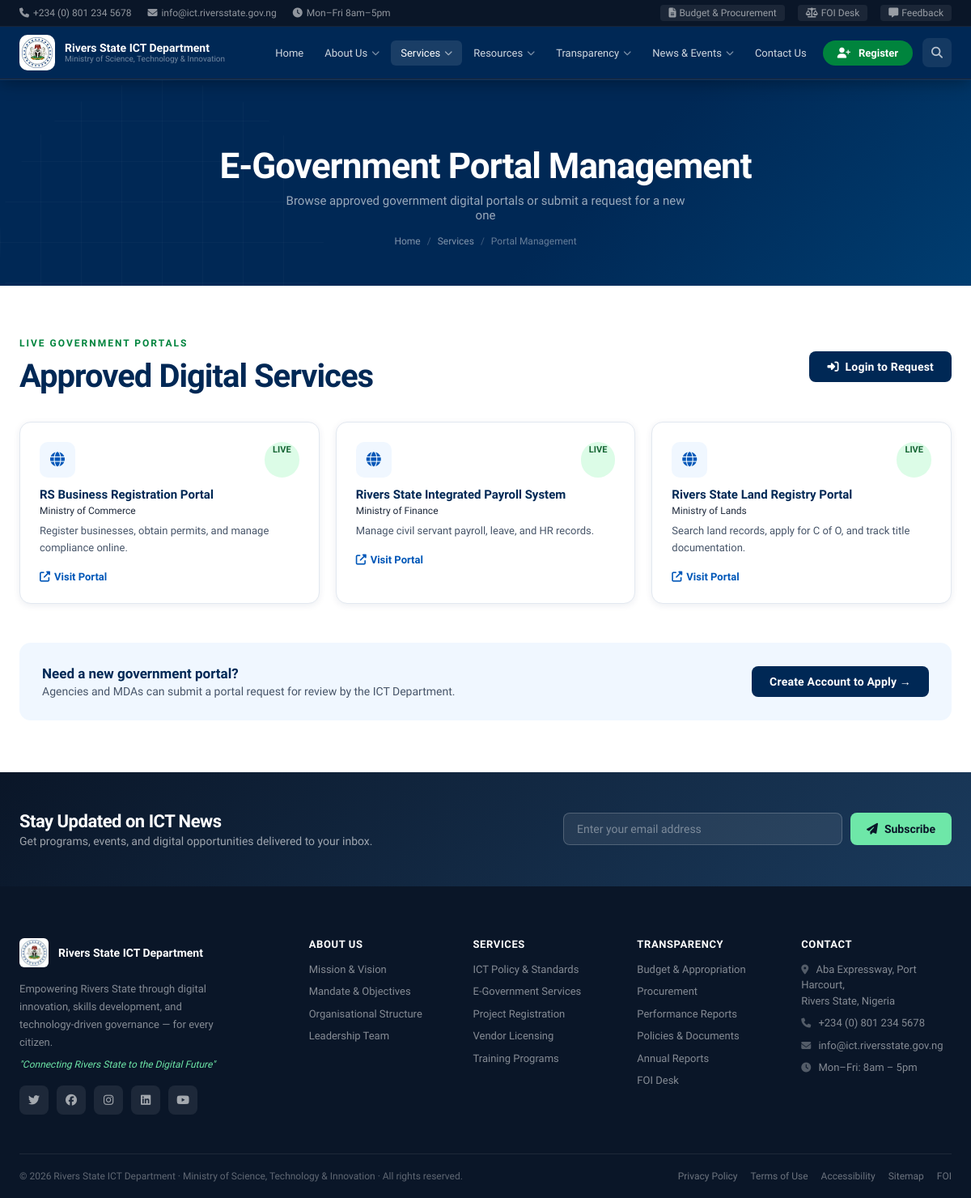
Screenshot of /services/portal with the database file from the repository.
### app/models/models.py (models this page shows)
class Base(DeclarativeBase):
    pass

class Portal(Base):
    __tablename__ = "portals"
    id = Column(String(36), primary_key=True, default=gen_uuid)
    name = Column(String(200), nullable=False); url = Column(String(300), nullable=False)
    ministry = Column(String(200), nullable=False); description = Column(Text)
    category = Column(String(100)); is_active = Column(Boolean, default=True)
    launched_at = Column(DateTime); created_at = Column(DateTime, default=datetime.utcnow)

### app/routers/portals.py (the view)
@router.get("", response_class=HTMLResponse)
async def portal_index(request: Request, db: AsyncSession = Depends(get_db)):
    user = await get_current_user(request, db)
    portals = (await db.execute(
        select(Portal).where(Portal.is_active == True).order_by(Portal.name)
    )).scalars().all()
    return templates.TemplateResponse(request, "services/portal/index.html", {
        "request": request, "page": "services", "user": user, "portals": portals
    })

### app/templates/services/portal/index.html (shortened to what this page needs)
{% extends "base.html" %}
{% block content %}
<div class="page-header"><div class="ph-inner">
  <h1>E-Government Portal Management</h1>
  <p>Browse approved government digital portals or submit a request for a new one</p>
  <div class="breadcrumb"><a href="/">Home</a><span class="sep">/</span><a href="/services">Services</a><span class="sep">/</span><span>Portal Management</span></div>
</div></div>
<section class="section"><div class="section-inner">
  <div style="display:flex;justify-content:space-between;align-items:center;margin-bottom:32px;flex-wrap:wrap;gap:16px">
    <div><div class="section-label">Live Government Portals</div><div class="section-title" style="margin-bottom:0">Approved Digital Services</div></div>
    {% if user %}<a href="/services/portal/request" class="btn btn-primary"><i class="fas fa-plus"></i> Request New Portal</a>
    {% else %}<a href="/auth/login?next=/services/portal/request" class="btn btn-primary"><i class="fas fa-sign-in-alt"></i> Login to Request</a>{% endif %}
  </div>
  {% if portals %}
  <div style="display:grid;grid-template-columns:repeat(auto-fill,minmax(300px,1fr));gap:20px">
    {% for p in portals %}
    <div style="background:white;border:1px solid var(--gray-200);border-radius:14px;padding:24px;box-shadow:var(--shadow-sm)">
      <div style="display:flex;justify-content:space-between;margin-bottom:12px">
        <div style="width:44px;height:44px;border-radius:10px;background:var(--blue-xlight);display:flex;align-items:center;justify-content:center"><i class="fas fa-globe" style="color:var(--blue);font-size:18px"></i></div>
        <span style="background:#dcfce7;color:#166534;font-size:11px;font-weight:700;padding:3px 10px;border-radius:50px">LIVE</span>
      </div>
      <h3 style="font-size:15px;font-weight:700;color:var(--navy);margin-bottom:4px">{{ p.name }}</h3>
      <p style="font-size:12px;color:var(--gray-500);margin-bottom:8px">{{ p.ministry }}</p>
      <p style="font-size:13px;color:var(--gray-600);line-height:1.6;margin-bottom:14px">{{ p.description or "Official government digital service portal." }}</p>
      <a href="{{ p.url }}" target="_blank" style="font-size:13px;color:var(--blue);font-weight:600;text-decoration:none"><i class="fas fa-external-link-alt" style="margin-right:5px"></i>Visit Portal</a>
    </div>
    {% endfor %}
  </div>
  {% endif %}
  <div style="margin-top:48px;background:var(--blue-xlight);border-radius:14px;padding:28px;display:flex;justify-content:space-between;align-items:center;flex-wrap:wrap;gap:16px">
    <div><h3 style="font-size:17px;font-weight:700;color:var(--navy);margin-bottom:4px">Need a new government portal?</h3><p style="font-size:14px;color:var(--gray-600)">Agencies and MDAs can submit a portal request for review by the ICT Department.</p></div>
    {% if user %}<a href="/services/portal/request" class="btn btn-primary">Submit Request →</a>
    {% else %}<a href="/auth/register" class="btn btn-primary">Create Account to Apply →</a>{% endif %}
  </div>
</div></section>
{% endblock %}

### app/static/css/main.css (style rules this page uses)
:root { --navy: #002855; --blue: #0057B8; --blue-mid: #1a73e8; --blue-light: #e8f1fb; --blue-xlight: #f0f7ff; --green: #00843D; --green-light: #e6f5ed; --green-mid: #00a84f; --gold: #D4A017; --white: #ffffff; --off-white: #f8fafd; --gray-50: #f9fafb; --gray-100: #f1f5f9; --gray-200: #e2e8f0; --gray-400: #94a3b8; --gray-600: #475569; --gray-800: #1e293b; --font-display: 'Sora', sans-serif; --font-serif: 'Libre Baskerville', serif; --shadow-xs: 0 1px 4px rgba(0,40,88,0.06); --shadow-sm: 0 2px 8px rgba(0,40,88,0.08); --shadow-md: 0 8px 32px rgba(0,40,88,0.12); --shadow-lg: 0 20px 60px rgba(0,40,88,0.18); --shadow-xl: 0 32px 80px rgba(0,40,88,0.22); --radius: 12px; --radius-lg: 20px; --radius-xl: 28px; --transition: all 0.3s cubic-bezier(0.4,0,0.2,1); --transition-fast: all 0.18s ease; }
*, *::before, *::after { box-sizing: border-box; margin: 0; padding: 0; }
html { scroll-behavior: smooth; font-size: 16px; }
body { font-family: var(--font-display); color: var(--gray-800); background: var(--white); overflow-x: hidden; }
.page-header { background: linear-gradient(135deg, var(--navy) 0%, #004080 100%); padding: 140px 24px 64px; color: white; text-align: center; position: relative; overflow: hidden; }
.page-header::before { content: ''; position: absolute; top: -100px; right: -100px; width: 400px; height: 400px; border-radius: 50%; background: radial-gradient(circle, rgba(0,132,61,0.15), transparent 70%); }
.page-header h1 { font-size: clamp(28px, 5vw, 44px); font-weight: 800; letter-spacing: -1px; margin-bottom: 12px; position: relative; }
.page-header p { font-size: 16px; color: rgba(255,255,255,0.72); max-width: 520px; margin: 0 auto 20px; position: relative; }
.breadcrumb { display: flex; align-items: center; gap: 8px; justify-content: center; font-size: 13px; color: rgba(255,255,255,0.45); position: relative; }
.breadcrumb a { color: rgba(255,255,255,0.45); text-decoration: none; }
.breadcrumb .sep { color: rgba(255,255,255,0.25); }
.ph-inner { max-width: 1280px; margin: 0 auto; padding: 0 24px; }
.page-header { margin-top: 99px; }
.section { padding: 80px 24px; }
.section-inner { max-width: 1280px; margin: 0 auto; }
.section-label { font-size: 12px; font-weight: 700; letter-spacing: 2px; text-transform: uppercase; color: var(--green); margin-bottom: 10px; }
.section-title { font-size: clamp(24px, 4vw, 40px); font-weight: 800; color: var(--navy); letter-spacing: -1px; line-height: 1.2; margin-bottom: 14px; }
.btn { display: inline-flex; align-items: center; gap: 8px; padding: 13px 28px; border-radius: 10px; font-size: 14px; font-weight: 600; font-family: var(--font-display); text-decoration: none; border: none; cursor: pointer; transition: var(--transition); letter-spacing: 0.2px; }
.btn-primary { background: var(--green); color: white; }
.btn { display: inline-flex; align-items: center; gap: 8px; padding: 11px 22px; border-radius: 8px; font-size: 14px; font-weight: 600; text-decoration: none; cursor: pointer; border: none; transition: all .2s; font-family: var(--font-sans); }
.btn-primary { background: var(--navy); color: white; }
.section { padding: 64px 0; }
.section-inner { max-width: 1280px; margin: 0 auto; padding: 0 24px; }

### app/templates/base.html (style rules this page uses)
.page-header { background:linear-gradient(135deg,var(--navy) 0%,#002855 60%,#003d70 100%);padding:80px 0 48px;margin-top:99px;position:relative;overflow:hidden; }
.page-header::before { content:'';position:absolute;inset:0;background-image:linear-gradient(rgba(255,255,255,.025) 1px,transparent 1px),linear-gradient(90deg,rgba(255,255,255,.025) 1px,transparent 1px);background-size:50px 50px; }
.page-header .ph-inner { max-width:1280px;margin:0 auto;padding:0 24px;position:relative;z-index:1; }
.page-header h1 { font-size:clamp(26px,4vw,44px);font-weight:800;color:white;letter-spacing:-1px;margin-bottom:8px; }
.page-header p { font-size:15px;color:rgba(255,255,255,.6);margin-bottom:16px; }
.breadcrumb { display:flex;align-items:center;gap:8px;font-size:12px;color:rgba(255,255,255,.4); }
.breadcrumb a { color:rgba(255,255,255,.5);text-decoration:none; }
.breadcrumb .sep { color:rgba(255,255,255,.25); }

### rows the page displays
Portal: name "RS Business Registration Portal", ministry "Ministry of Commerce", description "Register businesses, obtain permits, and manage compliance online."
Portal: name "Rivers State Integrated Payroll System", ministry "Ministry of Finance", description "Manage civil servant payroll, leave, and HR records."
Portal: name "Rivers State Land Registry Portal", ministry "Ministry of Lands", description "Search land records, apply for C of O, and track title documentation."
